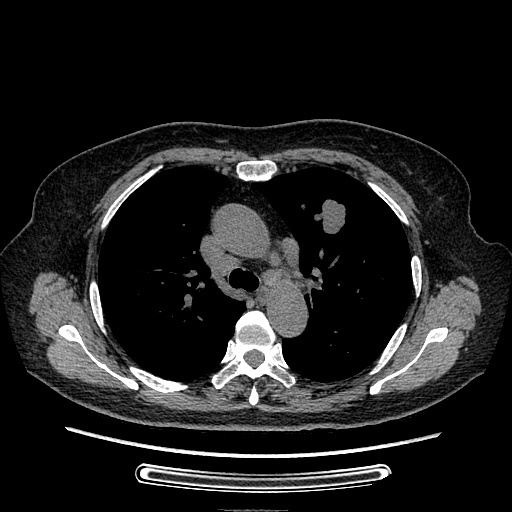
#> input picture samples/Images_renamed/300.jpg, 512 x 512 px, given as the content of the folder C:/Users/AEZ/Documents/SDI/RoadCracks/Data/ungLesion/, which was not available
$ python data_prep_isic.py
#> lines starting #> are read from the running program, lines starting #| are printed output that depends on the picture; after the words box and inside, x2 and y2 are one past the last pixel; in counts of white or black regions, pixels touching at a corner belong together
import numpy as np
import matplotlib as mlp
import PIL
from PIL import Image
import tqdm
import glob, os
import cv2


class ISIC_Data_Preparation:
    def __init__(self):
        self.img_dir = "C://Users//AEZ//Documents//SDI//RoadCracks//Data//ungLesion//"#"C://Users//AEZ//Documents//SDI//RoadCracks//samples//Images//"
        self.mask_dir = "C://Users//AEZ//Documents//SDI//RoadCracks//Data//LungLesion//Segmentation_label//"#"C://Users//AEZ//Documents//SDI//RoadCracks//samples//Masks//"
        self.img_renamed_dir = "C://Users//AEZ//Documents//SDI//RoadCracks//samples_all//Images_renamed//"
        self.mask_renamed_dir = "C://Users//AEZ//Documents//SDI//RoadCracks//samples_all//Masks_renamed//"
        self.SPACE = 35
        self.UNIT_SCALE = True


    def convert_mask_to_black_white(self, single_mask_path):
        org_mask = cv2.imread(single_mask_path)
        gery_mask = cv2.cvtColor(org_mask, cv2.COLOR_BGR2GRAY)
        (thresh, blackAndWhiteImage) = cv2.threshold(gery_mask, 0, 255, cv2.THRESH_BINARY)
        blackAndWhiteImage = np.expand_dims(blackAndWhiteImage, axis=1)
        blackAndWhiteImage = blackAndWhiteImage.reshape(512, 512, 1)
        return blackAndWhiteImage

    def save_new_mask_imag(self, name):
        org_mask = cv2.imread(single_mask_path)
        gery_mask = cv2.cvtColor(org_mask, cv2.COLOR_BGR2GRAY)
        (thresh, blackAndWhiteImage) = cv2.threshold(gery_mask, 0, 255, cv2.THRESH_BINARY)
        return blackAndWhiteImage


    def get_masks_and_image(self):
        counter = 1
        for root, dirs, files in os.walk(self.img_dir):
            for file in files:
                img_name = file
                mask_name = file.replace('jpg','png')

                img_path = self.img_dir + img_name
                mask_path = self.mask_dir + mask_name

                im = os.path.isfile(self.img_dir + img_name)
                lb = os.path.isfile(self.mask_dir + mask_name)

                if im and lb:
                    org_img = cv2.imread(img_path)
#> org_img is the input picture: shape (512, 512, 3); min 0, max 255, mean 30.2
                    cv2.imwrite(os.path.join(self.img_renamed_dir , str(counter) + '.jpg') ,org_img)

                    #resize the label to (1,512,512)
                    org_mask = self.convert_mask_to_black_white(mask_path)
#> in convert_mask_to_black_white, `(thresh, blackAndWhiteImage) = cv2.threshold(gery_mask, 0, 255, cv2.TH..`:
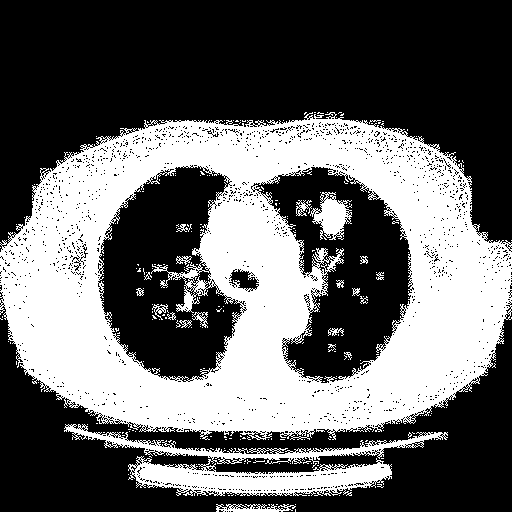
#> blackAndWhiteImage: shape (512, 512); 39.7% white; 228 white regions (207 under 20 px), largest, box (x1, y1, x2, y2) and area: (0, 112, 512, 440) 92505, (64, 424, 448, 496) 8682, (310, 192, 352, 240) 1077
                    cv2.imwrite(os.path.join(self.mask_renamed_dir , str(counter) + '.png') ,org_mask)
                    #save image with new name
                    counter = counter + 1


myclass = ISIC_Data_Preparation()
myclass.get_masks_and_image()

$ run again, on samples/Images_renamed/304.jpg
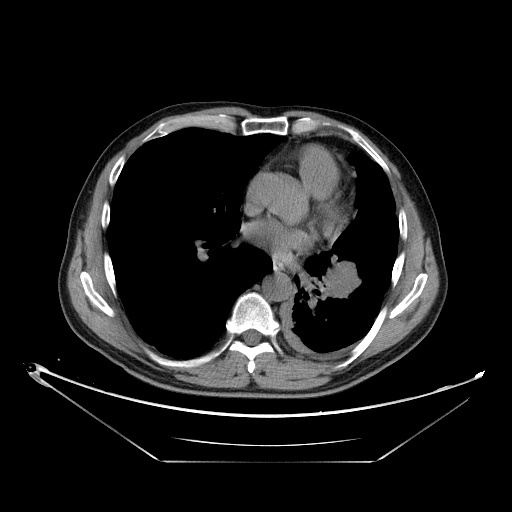
#> input picture samples/Images_renamed/304.jpg, 512 x 512 px, given as the content of the folder C:/Users/AEZ/Documents/SDI/RoadCracks/Data/ungLesion/, which was not available
#> in get_masks_and_image, org_img is the input picture: shape (512, 512, 3); min 0, max 255, mean 24.8
#> in convert_mask_to_black_white, `(thresh, blackAndWhiteImage) = cv2.threshold(gery_mask, 0, 255, cv2.TH..`:
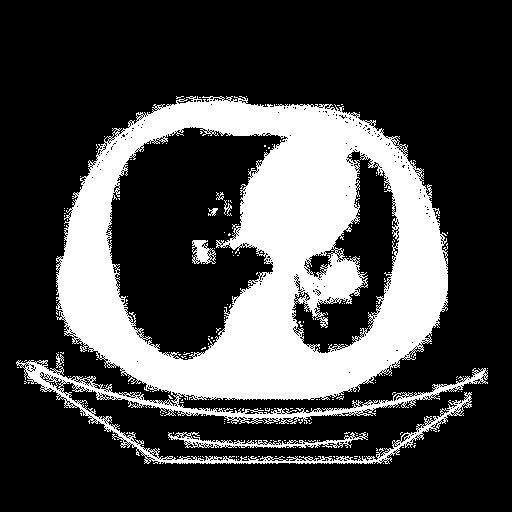
#> blackAndWhiteImage: shape (512, 512); 26.7% white; 219 white regions (213 under 20 px), largest, box (x1, y1, x2, y2) and area: (16, 96, 488, 464) 67945, (168, 432, 368, 448) 1007, (192, 240, 216, 264) 357, (224, 200, 232, 216) 50, (208, 208, 218, 216) 44, (216, 192, 224, 200) 31

$ run again, on samples/Images_renamed/306.jpg
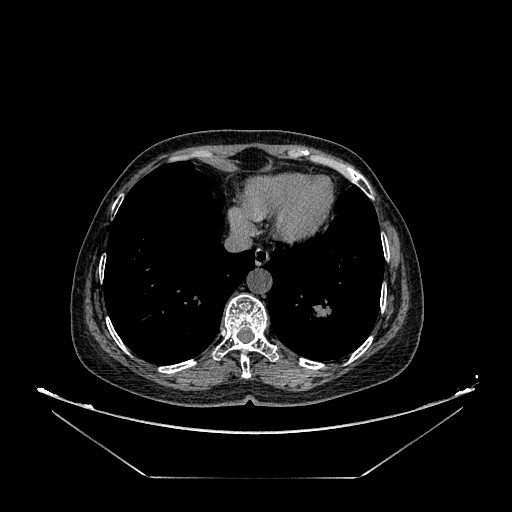
#> input picture samples/Images_renamed/306.jpg, 512 x 512 px, given as the content of the folder C:/Users/AEZ/Documents/SDI/RoadCracks/Data/ungLesion/, which was not available
#> in get_masks_and_image, org_img is the input picture: shape (512, 512, 3); min 0, max 255, mean 15.6
#> in convert_mask_to_black_white, `(thresh, blackAndWhiteImage) = cv2.threshold(gery_mask, 0, 255, cv2.TH..`:
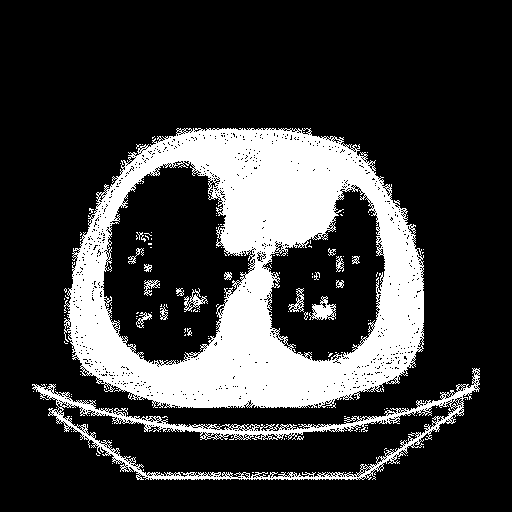
#> blackAndWhiteImage: shape (512, 512); 22% white; 149 white regions (130 under 20 px), largest, box (x1, y1, x2, y2) and area: (64, 128, 424, 408) 49405, (32, 368, 480, 480) 6446, (309, 296, 336, 320) 332
